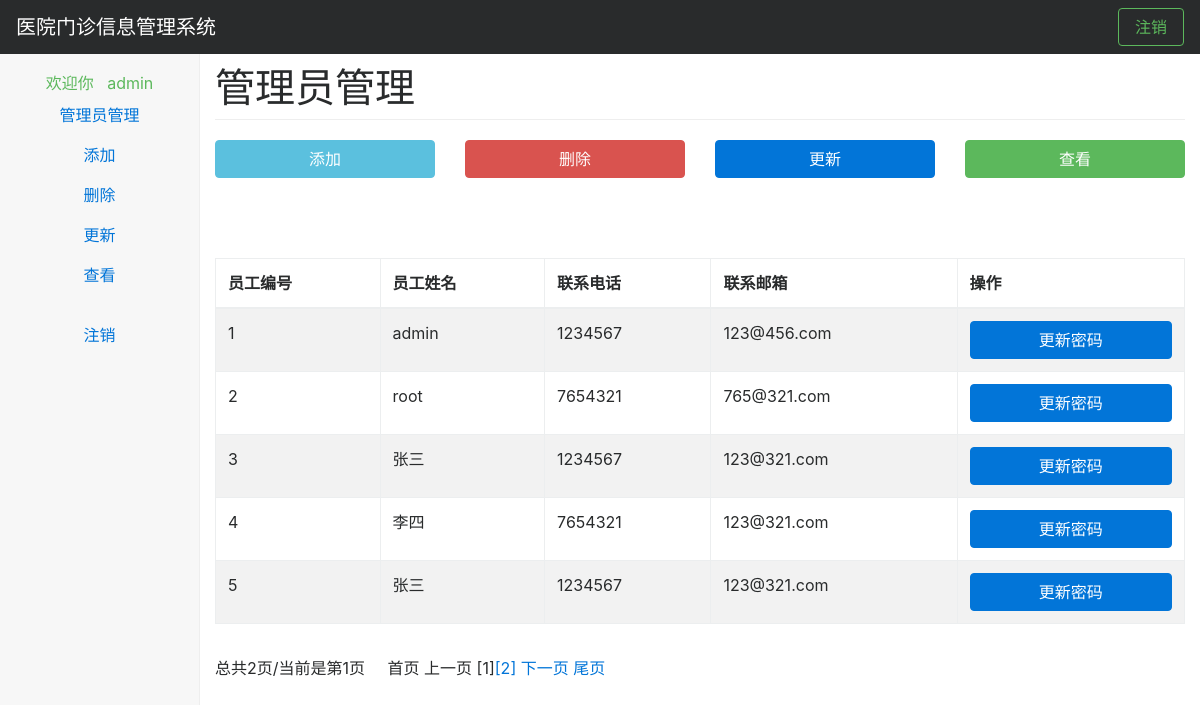
Page /admin/updateAdmin.php (signed in) on the committed database.
### tables this page shows
CREATE TABLE IF NOT EXISTS `employee` (
  `e_id` int(10) unsigned NOT NULL,
  `e_name` varchar(8) NOT NULL,
  `e_title` varchar(255) DEFAULT NULL,
  `e_sex` char(1) NOT NULL,
  `e_birthday` datetime DEFAULT NULL,
  `e_tel` varchar(11) DEFAULT NULL,
  `e_email` varchar(255) DEFAULT NULL,
  `e_note` text
);

### lib/mysql.func.php (called while the page is built, shortened)
<?php
	function fetchAll($conn, $sql){
		$result = $conn->query($sql);
		if ($result->num_rows > 0) {
			while ($row = $result->fetch_assoc()) {
				$rows[] = $row;
			}
			return $rows;
		} else {
			return 0;
		}
	}
	function getResultNum($conn, $sql)
	{
		$result = $conn->query($sql);
		return $result->num_rows;
	}

### admin/updateAdmin.php (the view, shortened to what this page needs)
<?php
	require_once 'header-sider.php';
 ?>
<main class="col-sm-9 offset-sm-3 col-md-10 offset-md-2 pt-3">
	<h1>管理员管理</h1>
	<section class="row text-center placeholders">
	 <div class="col-6 col-sm-3 placeholder">
	   <a href="addAdmin.php" class="btn btn-info btn-block" role="button">
	   	添加
	   </a>
	 </div>
	 <div class="col-6 col-sm-3 placeholder">
	   <a href="deleteAdmin.php" class="btn btn-danger btn-block" role="button">
	   	删除
	   </a>
	 </div>
	 <div class="col-6 col-sm-3 placeholder">
	   <a href="updateAdmin.php" class="btn btn-primary btn-block" role="button">
	   	更新
	   </a>
	 </div>
	 <div class="col-6 col-sm-3 placeholder">
	   <a href="listAdmin.php" class="btn btn-success btn-block" role="button">
	   	查看
	   </a>
	 </div>
	</section>
</main>
<main class="col-sm-9 offset-sm-3 col-md-10 offset-md-2 pt-3">
<main class="col-sm-9 offset-sm-3 col-md-10 offset-md-2 pt-3">
</main>
	<table width="100%" class="table table-striped table-bordered table-hover" id="dataTables-example">
	  <thead>
	    <tr>
	      <th>员工编号</th>
	      <th>员工姓名</th>
	      <th>联系电话</th>
	      <th>联系邮箱</th>
	      <th>操作</th>
	    </tr>
	  </thead>
	  <tbody>
	    <?php
	    	$page = ($_GET['page']==null)?1:$_GET['page'];
	    	$numOfRow = 5;
	    	$sql = "select*from employee where e_id in (select a_e_id from admin)";
	    	$row = fetchAll($conn, $sql);
	    	$nums = getResultNum($conn, $sql);
	    	$totalPage = ceil($nums / 5);
	    	$startPage = ($page - 1) * $numOfRow;
	    	$sql = "select*from employee where e_id in (select a_e_id from admin) limit $startPage, $numOfRow";
	    	$row = fetchAll($conn, $sql);
	    	foreach ($row as $key => $value) {
	    		echo "<tr>";
	    		echo "<td>" . $value['e_id'] . "</td>";
	    		echo "<td>" . $value['e_name'] . "</td>";
	    		echo "<td>" . $value['e_tel'] . "</td>";
	    		echo "<td>" . $value['e_email'] . "</td>";
	    		echo "<td>" . '<a href="doUpdate.php?eid=' . $value['e_id'] . '" class="btn btn-primary btn-block col-sm-12" role="button">更新密码</a>' . "</td>";
	    		echo "</tr>";
	    	}
	     ?>
	  </tbody>
	</table>
</main>
<main class="col-sm-9 offset-sm-3 col-md-10 offset-md-2 pt-3">
	<?php
		$str = showPage($page,$totalPage);
		echo $str;
	 ?>
</main>

### admin/styles/dashboard.css (style rules this page uses)
body { padding-top: 50px; }
h1 { margin-bottom: 20px; padding-bottom: 9px; border-bottom: 1px solid #eee; }
.placeholders { padding-bottom: 3rem; }

### rows in the picture
employee: e_id "1", e_name "admin", e_tel "1234567", e_email "123@456.com"
employee: e_id "2", e_name "root", e_tel "7654321", e_email "765@321.com"
employee: e_id "3", e_name "张三", e_tel "1234567", e_email "123@321.com"
employee: e_id "4", e_name "李四", e_tel "7654321", e_email "123@321.com"
employee: e_id "5", e_name "张三", e_tel "1234567", e_email "123@321.com"

### other values in the picture
$_SESSION['adminName'] "admin"
$str "总共2页/当前是第1页"
